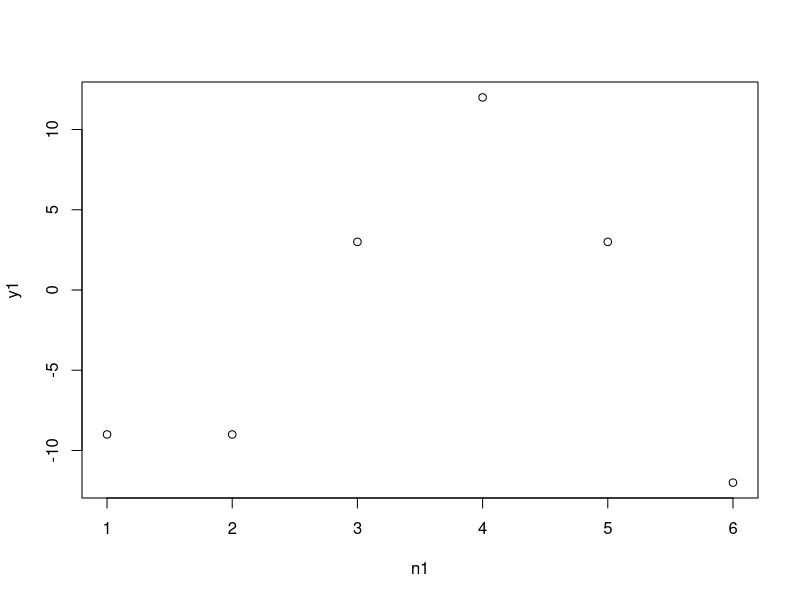

Recreate this plot in R.
x <- c(3.0, 2.0, 0.0, -1.0, 1.0, 3.0, 2.0, -1.0)　#処理する信号
y1 <- c(rep(0,6))　#縦軸
n1 <- c(1:6) #横軸

for(i in 1:6){
  y1[i] = (-3)* x[i] + 3* x[i+2]  #微分処理
}
plot(n1,y1) #描画
